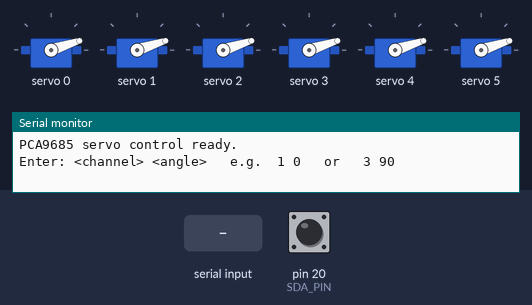
Bench run of a sketch on a simulated Arduino Mega 2560, built with avr-gcc and run on an emulated ATmega2560. Parts: 6 × servo, the last lines printed to the serial monitor. The test bench sets the inputs (shaded band); at power-on: pin 20 (SDA_PIN) HIGH.

Above: at 1.8 s.
1.9 s: "1,90\n" received over Serial
At 2.8 s:
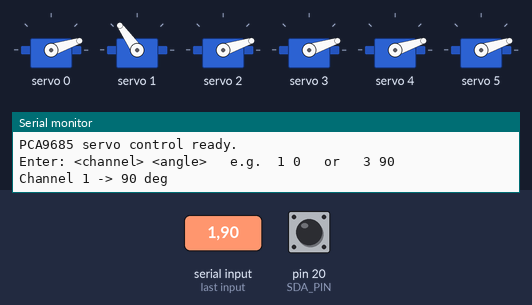
3.4 s: "90,45\n" received over Serial
Timing chart, 0 to 6.4 s (numbered marks = the images above; inputs shaded):
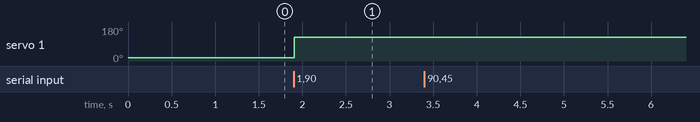

Measured:
- after the input at 1.9 s, servo 1: 18° → 125° at once

The sketch:

pca9685_sweeptest.ino
```cpp
#include <Wire.h>
#include <Adafruit_PWMServoDriver.h>

// PCA9685 on I2C (SDA=pin20, SCL=pin21 on Arduino Mega)
Adafruit_PWMServoDriver pwm = Adafruit_PWMServoDriver(0x40);

// MG90S-style pulse range (tune if needed)
#define SERVO_MIN   150   // ~0 degrees   (~500us at 50Hz)
#define SERVO_MAX   600   // ~180 degrees (~2500us at 50Hz)

#define FIRST_CH    0
#define LAST_CH     5

#define SDA_PIN     20    // Mega SDA
#define SCL_PIN     21    // Mega SCL

int angleToPulse(int angle) {
  return map(angle, 0, 180, SERVO_MIN, SERVO_MAX);
}

void moveServo(uint8_t ch, int angle) {
  pwm.setPWM(ch, 0, angleToPulse(angle));
}

// Clear a stuck I2C bus by clocking out a phantom byte, then issue a STOP.
void i2cRecover() {
  pinMode(SDA_PIN, INPUT_PULLUP);
  pinMode(SCL_PIN, INPUT_PULLUP);
  delay(10);

  // If SDA is stuck low, a slave is mid-byte -- clock it free
  if (digitalRead(SDA_PIN) == LOW) {
    pinMode(SCL_PIN, OUTPUT);
    for (uint8_t i = 0; i < 9; i++) {
      digitalWrite(SCL_PIN, LOW);
      delayMicroseconds(5);
      digitalWrite(SCL_PIN, HIGH);
      delayMicroseconds(5);
      if (digitalRead(SDA_PIN) == HIGH) break;
    }
    // Generate a STOP condition (SDA low->high while SCL high)
    pinMode(SDA_PIN, OUTPUT);
    digitalWrite(SDA_PIN, LOW);
    delayMicroseconds(5);
    digitalWrite(SCL_PIN, HIGH);
    delayMicroseconds(5);
    digitalWrite(SDA_PIN, HIGH);
    delayMicroseconds(5);
  }

  pinMode(SDA_PIN, INPUT);
  pinMode(SCL_PIN, INPUT);
}

void setup() {
  Serial.begin(9600);
  delay(100);                 // let PCA9685 finish its own power-on reset

  i2cRecover();               // clear any stuck bus before starting I2C

  Wire.begin();               // uses pin20 (SDA), pin21 (SCL) on Mega
  Wire.setClock(100000);      // 100kHz -- more forgiving than 400kHz
  pwm.begin();
  pwm.setPWMFreq(50);         // 50Hz for analog servos
  delay(10);

  // Start all at 0
  for (uint8_t ch = FIRST_CH; ch <= LAST_CH; ch++) {
    moveServo(ch, 0);
  }
  delay(500);

  Serial.println("PCA9685 servo control ready.");
  Serial.println("Enter: <channel> <angle>   e.g.  1 0   or   3 90");
}

void loop() {
  if (Serial.available() > 0) {
    int ch = Serial.parseInt();       // first number = channel
    int angle = Serial.parseInt();    // second number = angle

    // clear any leftover characters (newline, etc.)
    while (Serial.available() > 0) Serial.read();

    if (ch < FIRST_CH || ch > LAST_CH) {
      Serial.print("Invalid channel: ");
      Serial.print(ch);
      Serial.println("  (use 0-5)");
      return;
    }
    if (angle < 0 || angle > 180) {
      Serial.print("Invalid angle: ");
      Serial.print(angle);
      Serial.println("  (use 0-180)");
      return;
    }

    moveServo(ch, angle);
    Serial.print("Channel ");
    Serial.print(ch);
    Serial.print(" -> ");
    Serial.print(angle);
    Serial.println(" deg");
  }
}
```
